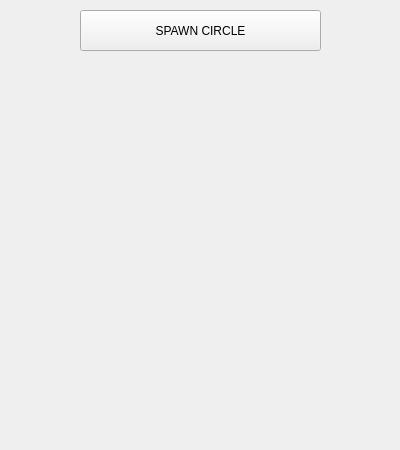
<?xml version="1.0" encoding="UTF-8"?>
<ui version="4.0">
 <class>Form</class>
 <widget class="QWidget" name="Form">
  <property name="geometry">
   <rect>
    <x>0</x>
    <y>0</y>
    <width>400</width>
    <height>450</height>
   </rect>
  </property>
  <property name="windowTitle">
   <string>Form</string>
  </property>
  <widget class="QPushButton" name="button">
   <property name="geometry">
    <rect>
     <x>80</x>
     <y>10</y>
     <width>241</width>
     <height>41</height>
    </rect>
   </property>
   <property name="text">
    <string>SPAWN CIRCLE</string>
   </property>
  </widget>
 </widget>
 <resources/>
 <connections/>
</ui>
